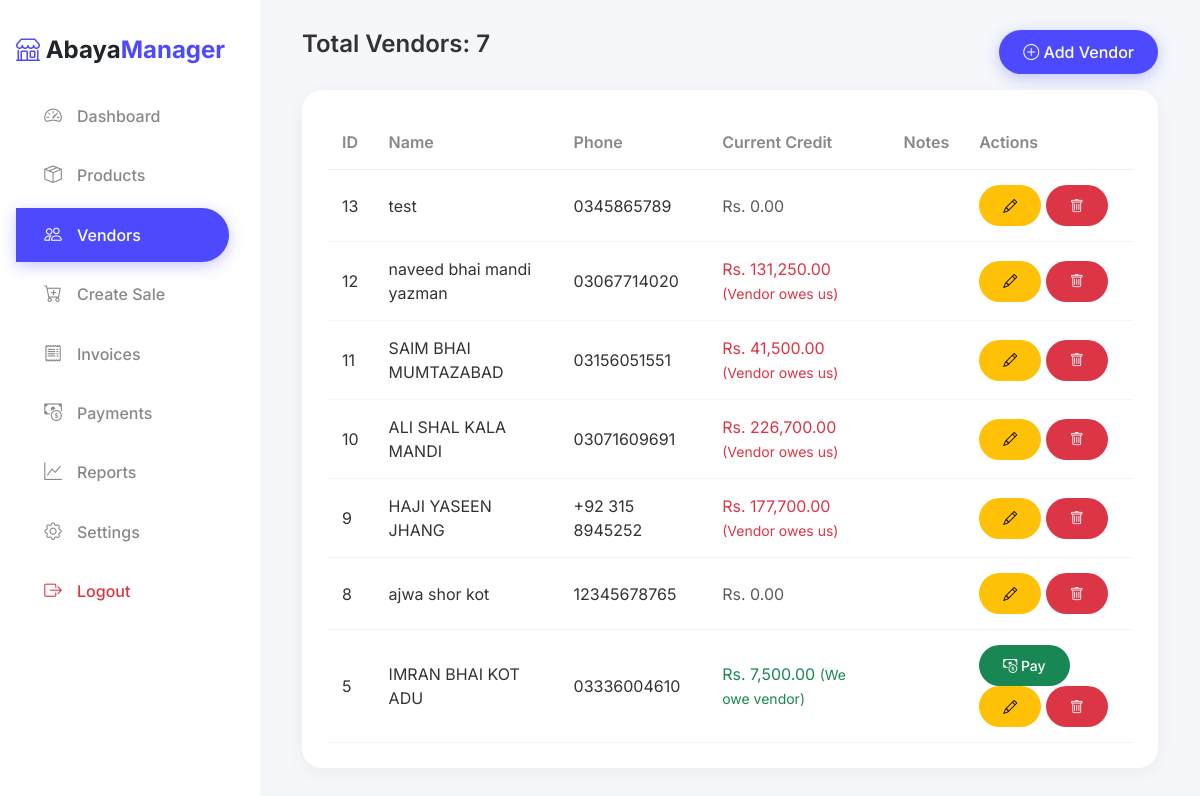
Screenshot of /vendors.php (signed in) with the database file from the repository.
### tables this page shows
CREATE TABLE Vendors (
            VendorID INTEGER PRIMARY KEY AUTOINCREMENT,
            Name TEXT NOT NULL,
            Phone TEXT,
            CurrentCredit REAL DEFAULT 0,
            Notes TEXT
        );

### includes/config.php (called while the page is built, shortened)
<?php
function formatCurrency($amount) {
    return 'Rs. ' . number_format($amount, 2);
}
?>

### vendors.php (the view, shortened to what this page needs)
<?php
require_once 'includes/config.php';
$db = getDB();
$vendors = $db->query('SELECT * FROM Vendors ORDER BY VendorID DESC')->fetchAll();
include 'includes/header.php';
?>
<div class="d-flex justify-content-between mb-3">
    <h4>Total Vendors: <?= count($vendors) ?></h4>
    <button class="btn btn-primary" data-bs-toggle="modal" data-bs-target="#addVendorModal">
        <i class="bi bi-plus-circle"></i> Add Vendor
    </button>
</div>
<div class="card">
    <div class="card-body">
        <div class="table-responsive">
            <table class="table table-hover">
                <thead>
                    <tr>
                        <th>ID</th>
                        <th>Name</th>
                        <th>Phone</th>
                        <th>Current Credit</th>
                        <th>Notes</th>
                        <th>Actions</th>
                    </tr>
                </thead>
                <tbody>
                    <?php foreach ($vendors as $v): ?>
                        <?php
                        $credit = $v['CurrentCredit'] ?? 0;
                        $owesVendor = $credit < 0;
                        ?>
                        <tr>
                            <td><?= htmlspecialchars($v['VendorID'] ?? '') ?></td>
                            <td><?= htmlspecialchars($v['Name'] ?? '') ?></td>
                            <td><?= htmlspecialchars($v['Phone'] ?? '') ?></td>
                            <td class="<?= $credit > 0 ? 'text-danger' : ($credit < 0 ? 'text-success' : 'text-muted') ?>">
                                <?= formatCurrency(abs($credit)) ?>
                                <?php if ($credit > 0): ?>
                                    <small>(Vendor owes us)</small>
                                <?php elseif ($credit < 0): ?>
                                    <small>(We owe vendor)</small>
                                <?php endif; ?>
                            </td>
                            <td><?= htmlspecialchars($v['Notes'] ?? '') ?></td>
                            <td>
                                <?php if ($owesVendor): ?>
                                    <button class="btn btn-sm btn-success payVendorBtn" data-id="<?= $v['VendorID'] ?>"
                                        data-name="<?= htmlspecialchars($v['Name'] ?? '') ?>" data-amount="<?= abs($credit) ?>"
                                        title="Pay Vendor">
                                        <i class="bi bi-cash-coin"></i> Pay
                                    </button>
                                <?php endif; ?>
                                <button class="btn btn-sm btn-warning editVendorBtn" data-id="<?= $v['VendorID'] ?>"
                                    data-name="<?= htmlspecialchars($v['Name'] ?? '') ?>"
                                    data-phone="<?= htmlspecialchars($v['Phone'] ?? '') ?>" data-credit="<?= $credit ?>"
                                    data-notes="<?= htmlspecialchars($v['Notes'] ?? '') ?>">
                                    <i class="bi bi-pencil"></i>
                                </button>
                                <button class="btn btn-sm btn-danger deleteVendorBtn" data-id="<?= $v['VendorID'] ?>">
                                    <i class="bi bi-trash"></i>
                                </button>
                            </td>
                        </tr>
                    <?php endforeach; ?>
                </tbody>
            </table>
        </div>
    </div>
</div>
<?php include 'includes/footer.php'; ?>

### assets/css/style.css (style rules this page uses)
:root { --primary-color: #4D49FF; --secondary-color: #A78BFA; --success-color: #2ECC71; --warning-color: #F1C40F; --danger-color: #E74C3C; --dark-color: #333333; --light-text: #888888; --bg-color: #F5F7FB; --card-bg: #FFFFFF; --sidebar-width: 260px; --border-radius: 20px; --card-shadow: 0 4px 20px rgba(0, 0, 0, 0.05); }
body { margin: 0; padding: 0; font-family: 'Inter', sans-serif; background-color: var(--bg-color); color: var(--dark-color); }
h1, h2, h3, h4, h5, h6 { font-weight: 600; color: var(--dark-color); }
.card { background-color: var(--card-bg); border: none; border-radius: var(--border-radius); box-shadow: var(--card-shadow); margin-bottom: 24px; transition: transform 0.3s ease, box-shadow 0.3s ease; }
.card-body { padding: 25px; }
.btn { border-radius: 50px; padding: 10px 24px; font-weight: 500; transition: all 0.3s ease; border: none; }
.btn-primary { background-color: var(--primary-color); box-shadow: 0 4px 15px rgba(77, 73, 255, 0.3); }
.table { margin-bottom: 0; }
.table th { font-weight: 600; color: var(--light-text); border-bottom: 1px solid #eee; padding: 15px; }
.table td { padding: 15px; vertical-align: middle; color: var(--dark-color); border-bottom: 1px solid #f5f5f5; }

### rows the page displays
vendors: VendorID "13", Name "test", Phone "0345865789", CurrentCredit "Rs. 0.00"
vendors: VendorID "12", Name "naveed bhai mandi yazman", Phone "03067714020", CurrentCredit "Rs. 131,250.00", shows "(Vendor owes us)"
vendors: VendorID "11", Name "SAIM BHAI MUMTAZABAD", Phone "03156051551", CurrentCredit "Rs. 41,500.00", shows "(Vendor owes us)"
vendors: VendorID "10", Name "ALI SHAL KALA MANDI", Phone "03071609691", CurrentCredit "Rs. 226,700.00", shows "(Vendor owes us)"
vendors: VendorID "9", Name "HAJI YASEEN JHANG", Phone "+92 315 8945252", CurrentCredit "Rs. 177,700.00", shows "(Vendor owes us)"
vendors: VendorID "8", Name "ajwa shor kot", Phone "12345678765", CurrentCredit "Rs. 0.00"
vendors: VendorID "5", Name "IMRAN BHAI KOT ADU", Phone "03336004610", CurrentCredit "Rs. 7,500.00", shows "(We owe vendor)"

### other values shown
count($vendors) "7"
